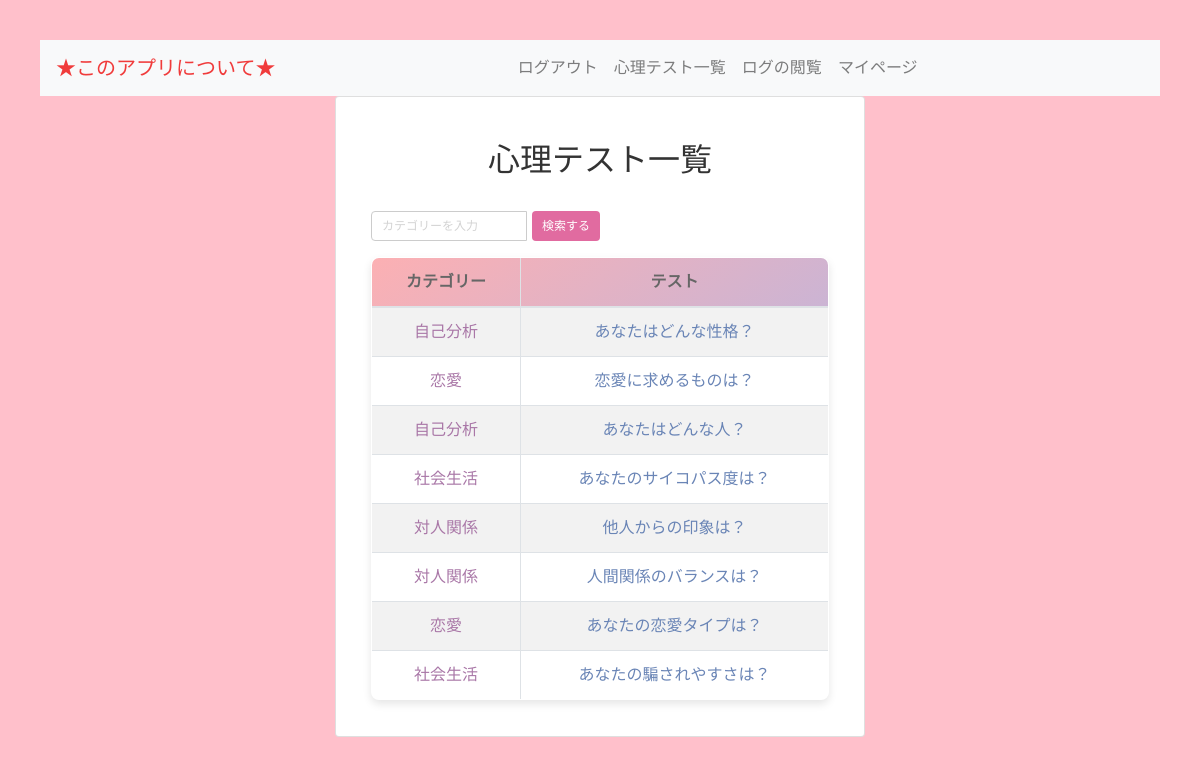
The app's page /psychology_tests/quizzes/quiz_list/ (signed in) with its own data.
### psychology_tests/models.py (models this page shows, shortened)
class Quiz(models.Model):
    title = models.CharField(max_length=1000)
    product_type = models.ForeignKey(
        ProductTypes, on_delete=models.CASCADE
    )
    detail = models.TextField()
    template_name = models.CharField(max_length=100, default='default_quiz_template.html')  # デフォルトテンプレート名
    class Meta:
        db_table = 'quiz'

class ProductTypes(models.Model):
    name = models.CharField(max_length=1000)
    class Meta:
        db_table = 'product_types'

### psychology_tests/views.py (the view)
# urls.py: path('quiz_list/', QuizListView.as_view(), name='quiz_list'),
class QuizListView(LoginRequiredMixin, ListView):
    model = Quiz
    template_name = 'psychology_tests/quiz_list.html'
    def get_queryset(self):
        queryset = super().get_queryset()
        product_type_name = self.request.GET.get('product_type_name', '')
        if product_type_name:
            queryset = queryset.filter(product_type__name__icontains=product_type_name)
        return queryset

### templates/psychology_tests/quiz_list.html (shortened to what this page needs)
{% extends 'base.html' %}
{% load static %}
{% block content %}
<div class="container mt-4">
    <h2>心理テスト一覧</h2><br>
    <form method="get" action="{% url 'psychology_tests:quiz_list' %}" class="search-form search-form-short">
        <div class="input-group mb-3 custom-input-group">
            <input type="text" class="form-control smaller-input" name="product_type_name" placeholder="カテゴリーを入力" value="{{ product_type_name }}" aria-label="Recipient's username" aria-describedby="button-addon2">
            <button class="btn btn-primary smaller-button" type="submit" id="button-addon2">検索する</button>
        </div>
    </form>
    <table class="table table-striped table-bordered text-center">
        <thead>
            <tr>
                <th>カテゴリー</th>
                <th>テスト</th>
            </tr>
        </thead>
        <tbody>
            {% for quiz in object_list %}
            <tr>
                <td class="category-social-life">{{ quiz.product_type.name }}</td>
                <td><a href="{% url 'psychology_tests:quiz_detail' quiz.pk %}">{{ quiz.title }}</a></td>
            </tr>
            {% endfor %}
        </tbody>
    </table>
</div>
{% endblock %}

### static/css/style.css (style rules this page uses)
body { font-family: 'Arial', sans-serif; background-color: #ffc0cb; color: #333; margin: 40px; }

### static/css/custom.css (style rules this page uses)
input[type="email"], input[type="password"], input[type="text"] { color: gray; flex-grow: 1; padding: 8px; border-radius: 4px; border: 1px solid #ccc; width: 100%; }
input[type="email"]::placeholder, input[type="password"]::placeholder, input[type="text"]::placeholder { color: lightgray; }

### static/css/test.css (style rules this page uses)
button { background-color: #e16ba0; color: white; border: none; cursor: pointer; height: 40px; border-radius: 10px; }
button, input[type="email"] { appearance: none; margin: 0; box-sizing: border-box; }
body { font-family: 'Arial', sans-serif; background-color: #ffc0cb; color: #333; margin: 40px; }

### static/css/mypage.css (style rules this page uses)
h2, p { text-align: center; }

### static/css/list.css (style rules this page uses)
table { width: 100%; border-collapse: collapse; box-shadow: 0 4px 8px rgba(0,0,0,0.1); border-radius: 8px; overflow: hidden; }
th, td { border: 1px solid #ccc; padding: 12px 15px; text-align: center; }
thead { background: linear-gradient(145deg, #fcb0b3, #cbb4d4); color: #666; }
a { color: #6a85b6; text-decoration: none; }
.form-control, .btn { height: 38px; padding: 6px 12px; font-family: 'Arial', sans-serif; }
.input-group { margin-bottom: 20px; }
.btn-primary { background-color: #e16ba0; border: none; }
.custom-input-group .form-control.smaller-input, .custom-input-group .btn.smaller-button { height: 30px; padding: 0 10px; font-size: 12px; }
.form-control.smaller-input { flex-grow: 1; margin-right: 5px; }
.btn.smaller-button { padding: 0 12px; }
.input-group.mb-3 { margin-bottom: 10px; }
.category-social-life { color: #a977a7; }
.search-form-short { width: 50%; margin-left: 0; }

### records on screen
Quiz: product_type.name "自己分析", title "あなたはどんな性格？"
Quiz: product_type.name "恋愛", title "恋愛に求めるものは？"
Quiz: product_type.name "自己分析", title "あなたはどんな人？"
Quiz: product_type.name "社会生活", title "あなたのサイコパス度は？"
Quiz: product_type.name "対人関係", title "他人からの印象は？"
Quiz: product_type.name "対人関係", title "人間関係のバランスは？"
Quiz: product_type.name "恋愛", title "あなたの恋愛タイプは？"
Quiz: product_type.name "社会生活", title "あなたの騙されやすさは？"
